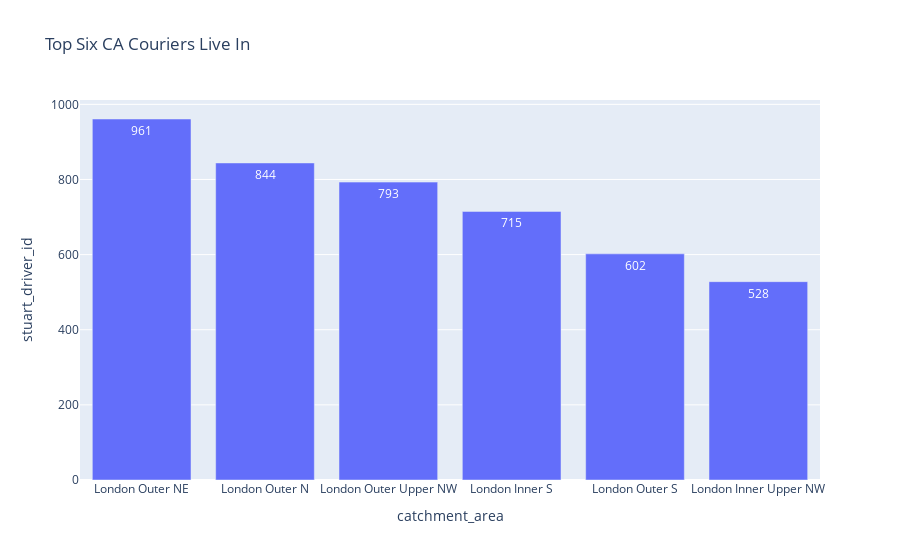

This figure's notebook cell:
### Code cell
fig2 = px.bar(top_5_CA.head(6), x = 'catchment_area' , y = 'stuart_driver_id', title = 'Top Six CA Couriers Live In' , text = 'stuart_driver_id')
fig2.show()

### Figure 1 — Plotly figure (JSON) as saved in the notebook; plotly's stock layout.template omitted (floating-point values rounded to 4 significant figures)
{"data": [{"alignmentgroup": "True", "hovertemplate": "catchment_area=%{x}<br>stuart_driver_id=%{text}<extra></extra>", "legendgroup": "", "marker": {"color": "#636efa", "pattern": {"shape": ""}}, "name": "", "offsetgroup": "", "orientation": "v", "showlegend": false, "text": [961, 844, 793, 715, 602, 528], "textposition": "auto", "type": "bar", "x": ["London Outer NE", "London Outer N", "London Outer Upper NW", "London Inner S", "London Outer S", "London Inner Upper NW"], "xaxis": "x", "y": [961, 844, 793, 715, 602, 528], "yaxis": "y"}], "layout": {"autosize": true, "barmode": "relative", "legend": {"tracegroupgap": 0}, "title": {"text": "Top Six CA Couriers Live In"}, "xaxis": {"anchor": "y", "autorange": true, "domain": [0, 1], "range": [-0.5, 5.5], "title": {"text": "catchment_area"}, "type": "category"}, "yaxis": {"anchor": "x", "autorange": true, "domain": [0, 1], "range": [0, 1012.0], "title": {"text": "stuart_driver_id"}, "type": "linear"}}}
